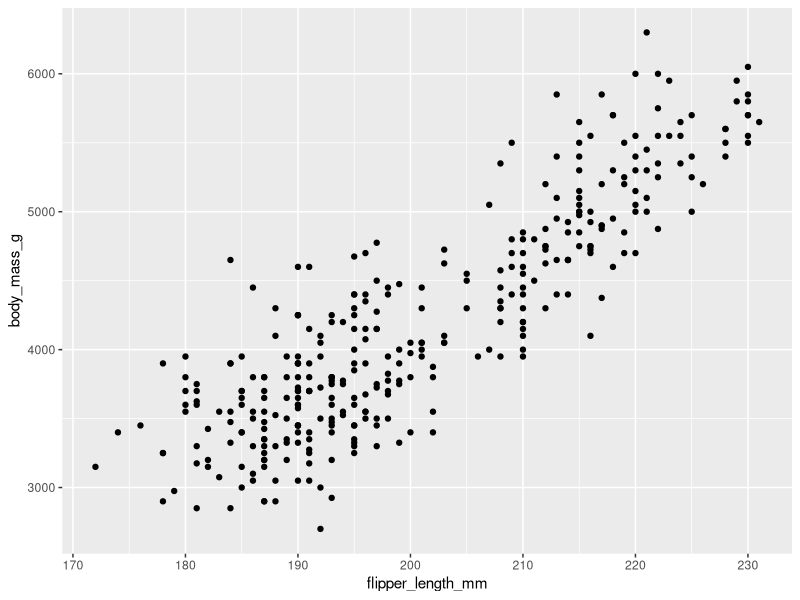
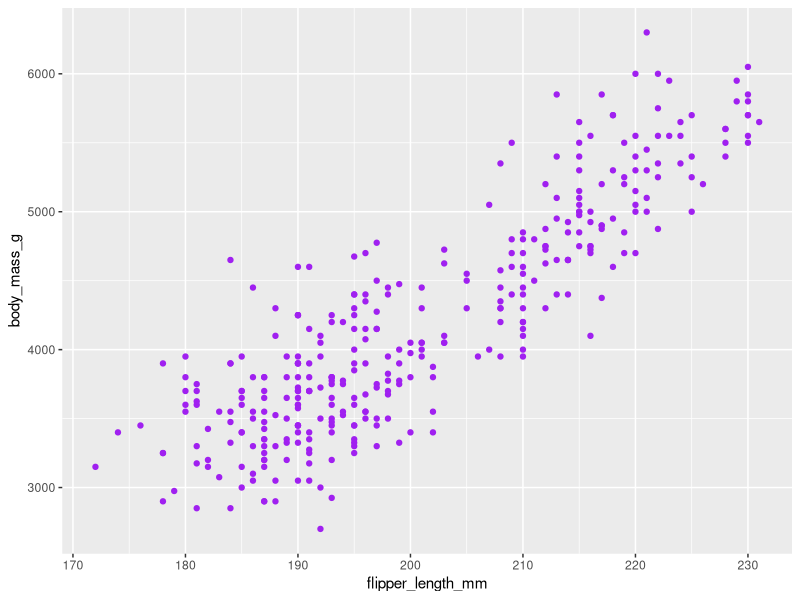
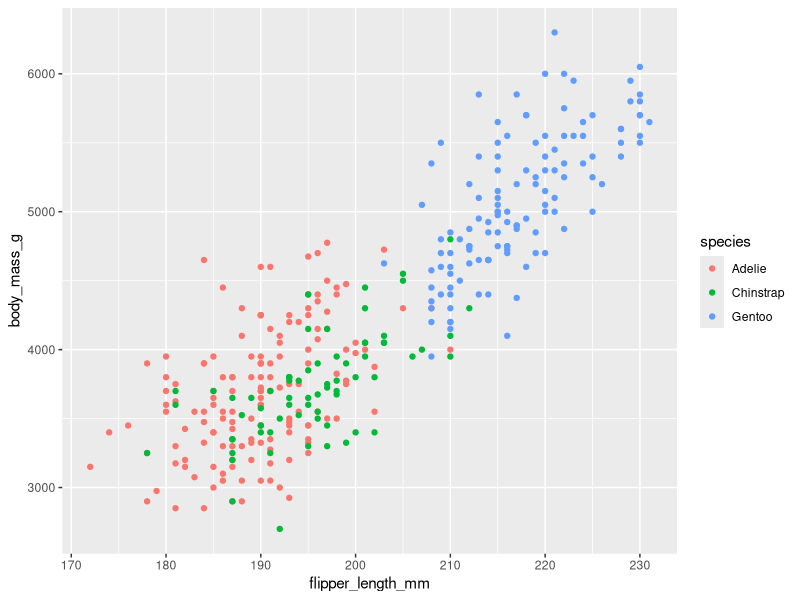
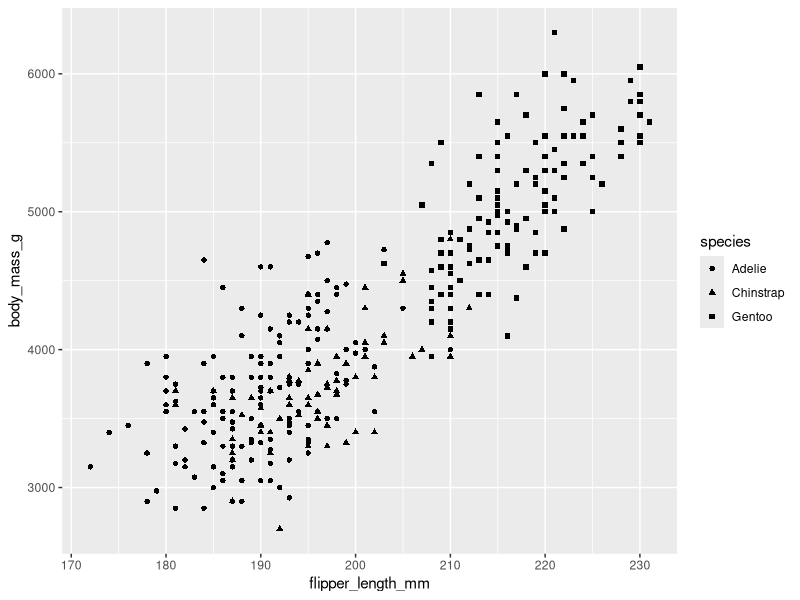
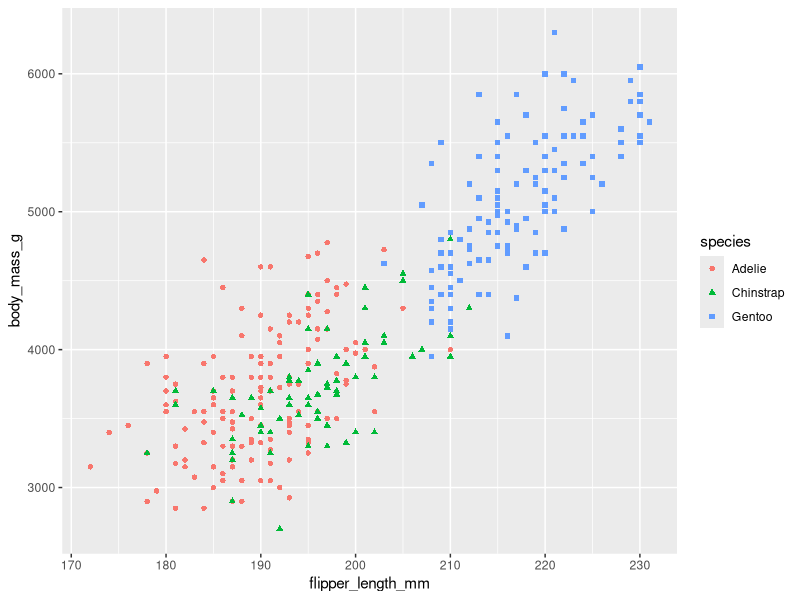
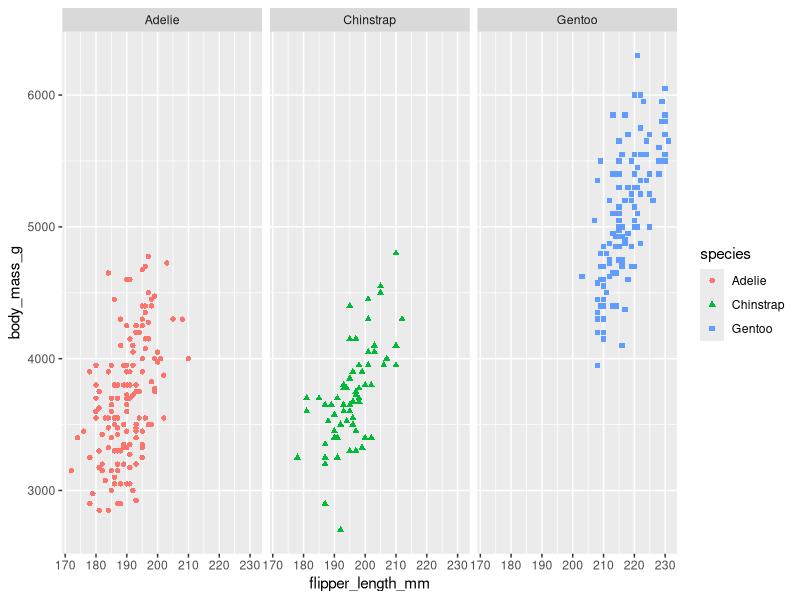
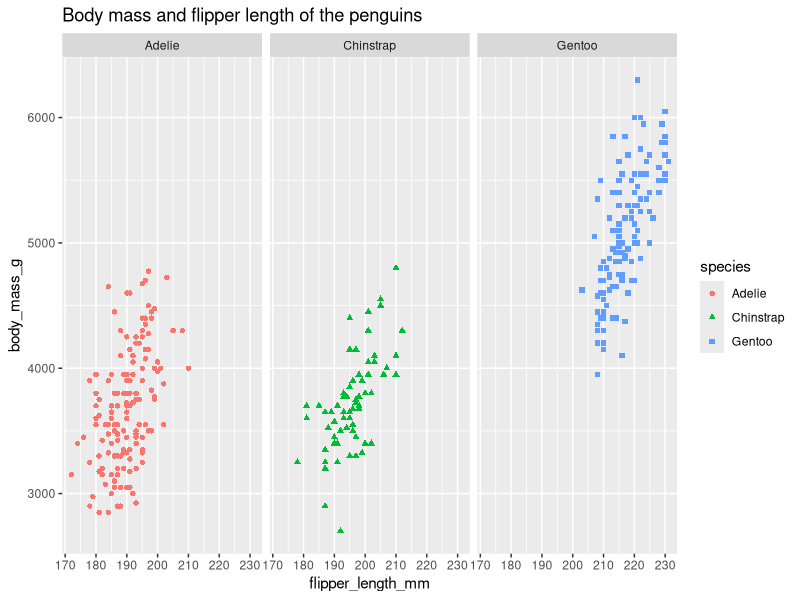

Write R code to recreate these figures, in order.
install.packages("palmerpenguins")

library(palmerpenguins)

library(ggplot2)

ggplot(data=penguins,
       aes(
         x=flipper_length_mm,
         y=body_mass_g)) + # till this point, we are specifying the graph's mechanism
  geom_point() # how I want to represent my data? (scatter plot, so we use geom_point())


###
ggplot(data=penguins,
       aes(
         x=flipper_length_mm,
         y=body_mass_g)) + 
  geom_point(color="purple") # I want the scatter points in purple


###
ggplot(data=penguins,
       aes(
         x=flipper_length_mm,
         y=body_mass_g)) + 
  geom_point(aes(color=species)) # I want to color the points according to the species, I brought an aes (aesthetics) and declared that the color of the points will be according to the species

###
ggplot(data=penguins,aes(x=flipper_length_mm,y=body_mass_g)) + 
  geom_point(aes(shape=species)) # declaring shapes for each species


###
ggplot(data=penguins,aes(x=flipper_length_mm,y=body_mass_g)) + 
  geom_point(aes(shape=species, color= species)) # declaring color and shapes for each species


###
ggplot(data=penguins,aes(x=flipper_length_mm,y=body_mass_g)) + 
  geom_point(aes(shape=species, color= species)) +
  facet_wrap(~species) # declaring different plots for each species with keeping all the previous arguments (facet_wrap makes it possible)

###
ggplot(data=penguins,aes(x=flipper_length_mm,y=body_mass_g)) + 
  geom_point(aes(shape=species, color= species)) +
  facet_wrap(~species) +
  labs(title = "Body mass and flipper length of the penguins")# adding a title with keeping all the previous arguments (facet_wrap makes it possible)


